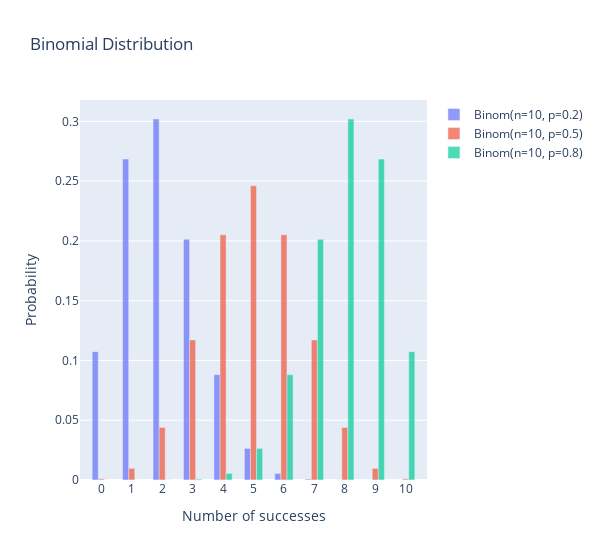

The notebook cell this image was saved under:
### Markdown cell above
## Example: binomial calculation

Consider estimating a population sex ratio based on the sex of a sample of newborn babies in a hospital: suppose we have observed **3 female children from a sample of 5 births**.

How would we specify a Bayesian model for this problem?

- What is the likelihood?
- What is/are the prior(s)?

**Binomial model** is suitable for data that are generated from a sequence of exchangeable Bernoulli trials. These data can be summarized by $y$, the number of times the event of interest occurs, and $n$, the total number of trials. The model parameter is the expected proportion of trials that an event occurs.

$$p(Y|\theta) = \frac{n!}{y! (n-y)!} \theta^{y} (1-\theta)^{n-y}$$

where $y \in \{0, 1, \ldots, n\}$ and $\theta \in [0, 1]$.

### Code cell
x = np.arange(0, 11)
fig = go.Figure()

bar_width = 0.2
ps = [0.2, 0.5, 0.8]
colors = ["#636EFA", "#EF553B", "#00CC96"] 

for i, (n, p) in enumerate(zip([10, 10, 10], ps)):
    dist = pm.Binomial.dist(n=n, p=p)
    pmf = np.exp(pm.logp(dist, x).eval())
    offset = (i - 1) * bar_width 
    fig.add_trace(go.Bar(
        x=x + offset,
        y=pmf,
        width=bar_width,
        name=f"Binom(n={n}, p={p})",
        opacity=0.7,
        marker_color=colors[i]
    ))

fig.update_layout(
    title="Binomial Distribution",
    xaxis_title="Number of successes",
    yaxis_title="Probability",
    barmode="overlay",
    width=600,
)
fig.update_xaxes(
    tickmode="array",
    tickvals=x,
    ticktext=[str(val) for val in x]
)

### Figure 1 — Plotly figure (JSON) as saved in the notebook; plotly's stock layout.template omitted (floating-point values rounded to 4 significant figures)
{"data": [{"marker": {"color": "#636EFA"}, "name": "Binom(n=10, p=0.2)", "opacity": 0.7, "type": "bar", "width": 0.2, "x": [-0.2, 0.8, 1.8, 2.8, 3.8, 4.8, 5.8, 6.8, 7.8, 8.8, 9.8], "y": [0.1074, 0.2684, 0.302, 0.2013, 0.08808, 0.02642, 0.005505, 0.0007864, 7.373e-05, 4.096e-06, 1.024e-07]}, {"marker": {"color": "#EF553B"}, "name": "Binom(n=10, p=0.5)", "opacity": 0.7, "type": "bar", "width": 0.2, "x": [0.0, 1.0, 2.0, 3.0, 4.0, 5.0, 6.0, 7.0, 8.0, 9.0, 10.0], "y": [0.0009766, 0.009766, 0.04395, 0.1172, 0.2051, 0.2461, 0.2051, 0.1172, 0.04395, 0.009766, 0.0009766]}, {"marker": {"color": "#00CC96"}, "name": "Binom(n=10, p=0.8)", "opacity": 0.7, "type": "bar", "width": 0.2, "x": [0.2, 1.2, 2.2, 3.2, 4.2, 5.2, 6.2, 7.2, 8.2, 9.2, 10.2], "y": [1.024e-07, 4.096e-06, 7.373e-05, 0.0007864, 0.005505, 0.02642, 0.08808, 0.2013, 0.302, 0.2684, 0.1074]}], "layout": {"barmode": "overlay", "title": {"text": "Binomial Distribution"}, "width": 600, "xaxis": {"tickmode": "array", "ticktext": ["0", "1", "2", "3", "4", "5", "6", "7", "8", "9", "10"], "tickvals": [0, 1, 2, 3, 4, 5, 6, 7, 8, 9, 10], "title": {"text": "Number of successes"}}, "yaxis": {"title": {"text": "Probability"}}}}
